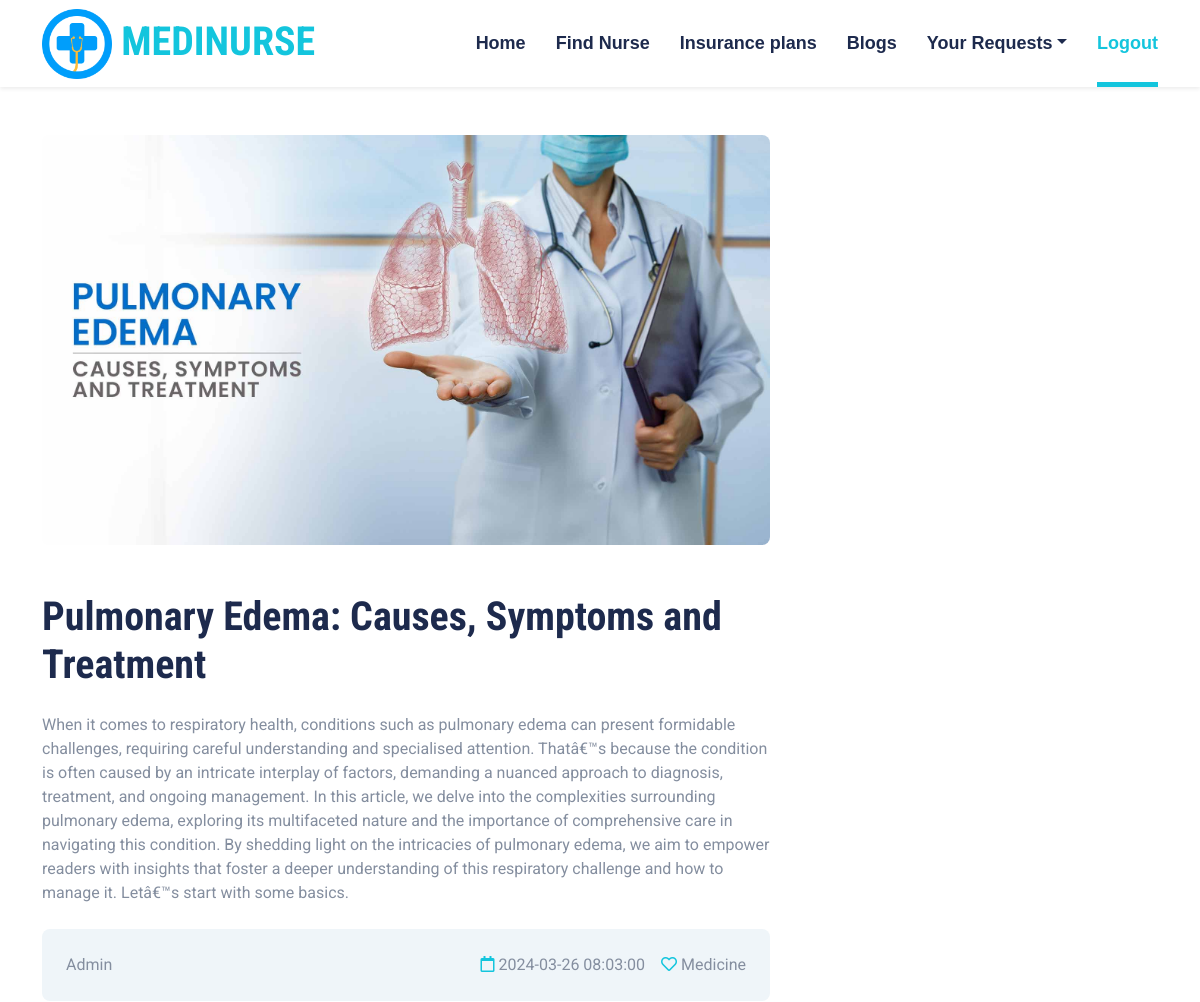
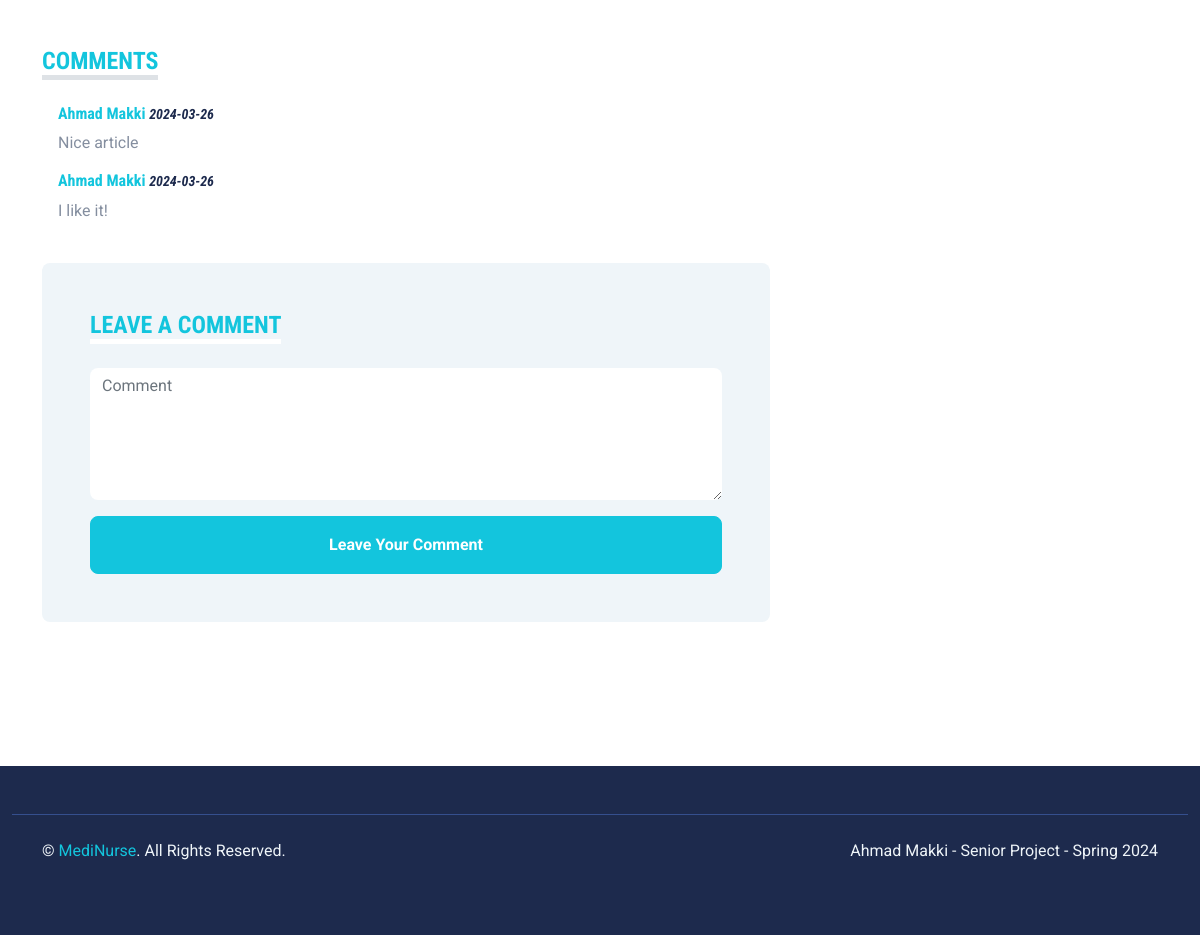
/patients/view-blog.php?id=6, run on the app's committed database (2 pictures, top to bottom).
### tables this page shows
CREATE TABLE IF NOT EXISTS `blogs` (
  `blogID` int(11) NOT NULL AUTO_INCREMENT,
  `title` varchar(2500) NOT NULL,
  `details` varchar(2500) NOT NULL,
  `date_of_publish` timestamp NOT NULL,
  `category` varchar(100) NOT NULL,
  `image` varchar(100) NOT NULL,
  PRIMARY KEY (`blogID`)
);

CREATE TABLE IF NOT EXISTS `comments` (
  `commentID` int(11) NOT NULL AUTO_INCREMENT,
  `comment` text NOT NULL,
  `date` date NOT NULL,
  `blogID` int(11) NOT NULL,
  `patientID` int(11) NOT NULL,
  PRIMARY KEY (`commentID`)
);

CREATE TABLE IF NOT EXISTS `patients` (
  `patientID` int(11) NOT NULL,
  `first_name` varchar(100) NOT NULL,
  `last_name` varchar(100) NOT NULL,
  `address` varchar(100) NOT NULL,
  `phone` int(11) NOT NULL,
  `gender` varchar(100) NOT NULL,
  `birthdate` date NOT NULL,
  `password` varchar(100) NOT NULL,
  PRIMARY KEY (`patientID`)
);

### patients/view-blog.php (the view)
<?php include "head.php"; ?>
<body>
<?php include "navbar.php"; ?>
<?php
$bid = $_GET['id'];
$result = mysqli_query($con,"SELECT * FROM blogs WHERE blogID='$bid'");
$row = mysqli_fetch_array($result);
?>
<div class="container py-5">
        <div class="row g-5">
            <div class="col-lg-8">
                <div class="mb-5">
                    <img class="img-fluid w-100 rounded mb-5" src="../blogs-img/<?php echo $row['image'] ?>" alt="">
                    <h1 class="mb-4"><?php echo $row['title'] ?></h1>
                    <p><?php echo $row['details'] ?></p>
                    <div class="d-flex justify-content-between bg-light rounded p-4 mt-4 mb-4">
                        <div class="d-flex align-items-center">
                            <span>Admin</span>
                        </div>
                        <div class="d-flex align-items-center">
                            <span class="ms-3"><i class="far fa-calendar text-primary me-1"></i><?php echo $row['date_of_publish'] ?></span>
                            <span class="ms-3"><i class="far fa-heart text-primary me-1"></i><?php echo $row['category'] ?></span>
                        </div>
                    </div>
                </div>
                <div class="mb-5">
                    <h4 class="d-inline-block text-primary text-uppercase border-bottom border-5 mb-4">Comments</h4>
                    <div class="d-flex mb-4">
                        <div class="ps-3">
<?php
$resultc = mysqli_query($con,"SELECT * FROM comments WHERE blogID='$bid'");
if(mysqli_num_rows($resultc)>0){
while($rowc = mysqli_fetch_array($resultc)){
    $patientid = $rowc["patientID"];
    $resultp = mysqli_query($con,"SELECT * FROM patients WHERE patientID='$patientid'");
    $rowp = mysqli_fetch_array($resultp);
?>
                            <h6><a href=""><?php echo $rowp["first_name"]?> <?php echo $rowp["last_name"]?></a>
                            <small><i> <?php echo $rowc["date"]?></i></small></h6>
                            <p><?php echo $rowc["comment"]?></p>
                            <?php }} ?>
                        </div>
                    </div>
                <div class="bg-light rounded p-5">
                    <h4 class="d-inline-block text-primary text-uppercase border-bottom border-5 border-white mb-4">Leave a comment</h4>
                    <form action="save-comment.php?id=<?php echo $row['blogID'] ?>" method="POST">
                        <div class="row g-3">
                            <div class="col-12">
                                <textarea name="comment" class="form-control bg-white border-0" rows="5" placeholder="Comment"></textarea>
                            </div>
                            <div class="col-12">
                                <button class="btn btn-primary w-100 py-3" type="submit">Leave Your Comment</button>
                            </div>
                        </div>
                    </form>
                </div>
            </div>
            </div>
            </div>
            </div></div>
<?php include "footer.php"; ?>

### css/style.css (style rules this page uses)
:root { --primary: #13C5DD; --secondary: #354F8E; --light: #EFF5F9; --dark: #1D2A4D; }
.btn { font-weight: 700; transition: .5s; }
.btn-primary { color: #FFFFFF; }

### data on the page
blogs: image (picture), title "Pulmonary Edema: Causes, Symptoms and Treatment", details "When it comes to respiratory health, conditions such as pulmonary edema can present formidable challenges, requiring careful understanding and specialised attention. Thatâ€™s because the condition is often caused by an intricate interplay of factors, demanding a nuanced approach to diagnosis, treatment, and ongoing management. In this article, we delve into the complexities surrounding pulmonary edema, exploring its multifaceted nature and the importance of comprehensive care in navigating this condition. By shedding light on the intricacies of pulmonary edema, we aim to empower readers with insights that foster a deeper understanding of this respiratory challenge and how to manage it.…", date_of_publish "2024-03-26 08:03:00", category "Medicine"
comments: patientID.first_name "Ahmad", patientID.last_name "Makki", date "2024-03-26", comment "Nice article"
comments: patientID.first_name "Ahmad", patientID.last_name "Makki", date "2024-03-26", comment "I like it!"
